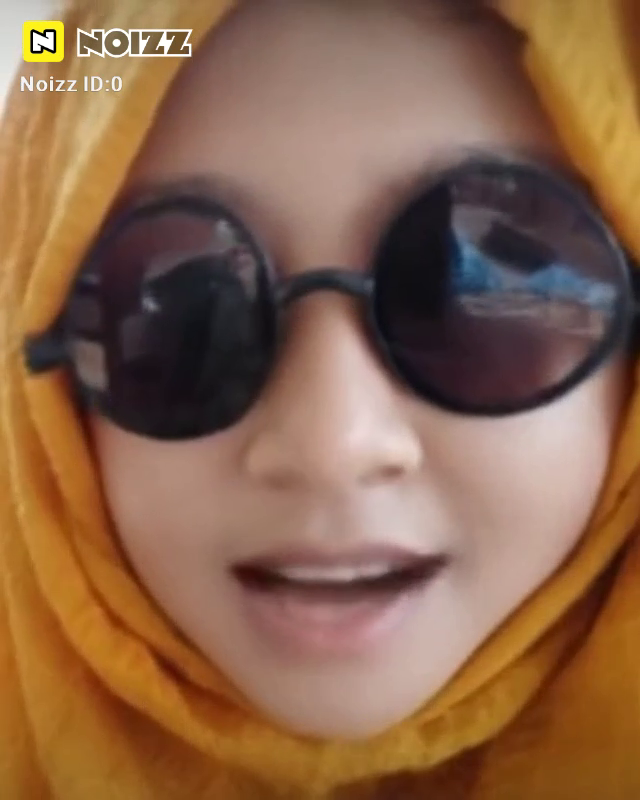
#> input picture frame 14 of VideoCapture/sam.mp4, 640 x 800 px
$ python colorvideo.py
#> lines starting #> are read from the running program, lines starting #| are printed output that depends on the picture
import cv2
import numpy as np

cap = cv2.VideoCapture('/home/samia/Documents/OpenCV/ComputerVision-OpenCv-/VideoCapture/sam.mp4')

#check if camera opened successfully

if(cap.isOpened()==False):
    print("Error opening video file")

#read until video is completed

while(cap.isOpened()):
    #capture frame by frame
    ret,frame=cap.read()
#> frame is the input picture: shape (800, 640, 3); mean B, G, R 74.6, 100.4, 137.5
    if ret == True:
        frame=cv2.cvtColor(frame,cv2.COLOR_BGR2GRAY)
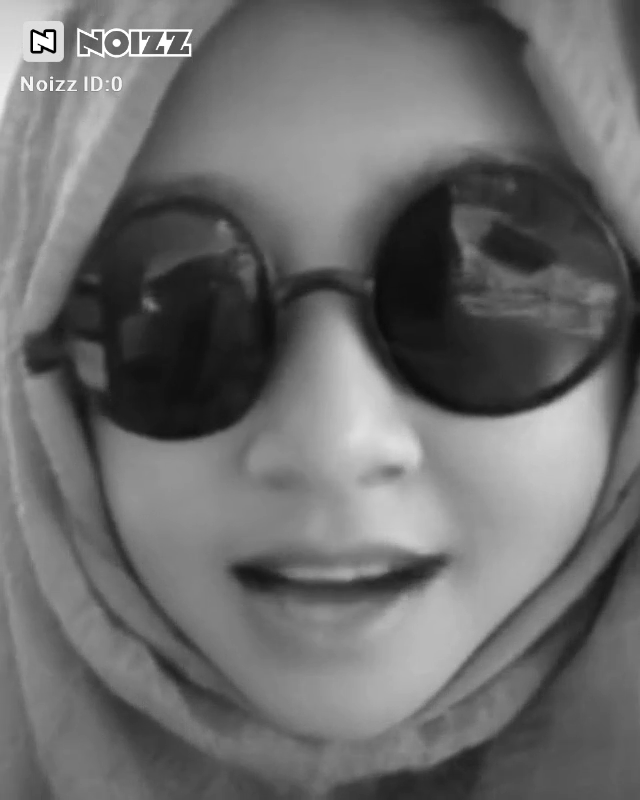
#> frame: shape (800, 640); min 0, max 255, mean 108.5
        cv2.imshow('Frame',frame)
        if cv2.waitKey(1) & 0xFF == ord('q'):
#> (key q is pressed here)
            break
    else:
        break
cap.release()
cv2.destroyAllWindows()

$ run again, starting later in the video
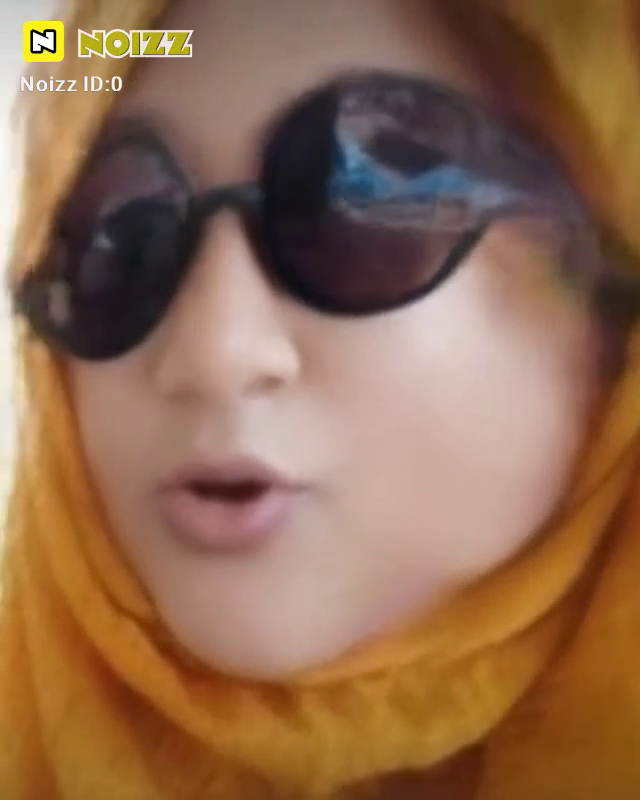
#> input picture frame 67 of VideoCapture/sam.mp4, 640 x 800 px
#> frame is the input picture: shape (800, 640, 3); mean B, G, R 80.1, 106.4, 143.4
#> `frame=cv2.cvtColor(frame,cv2.COLOR_BGR2GRAY)`:
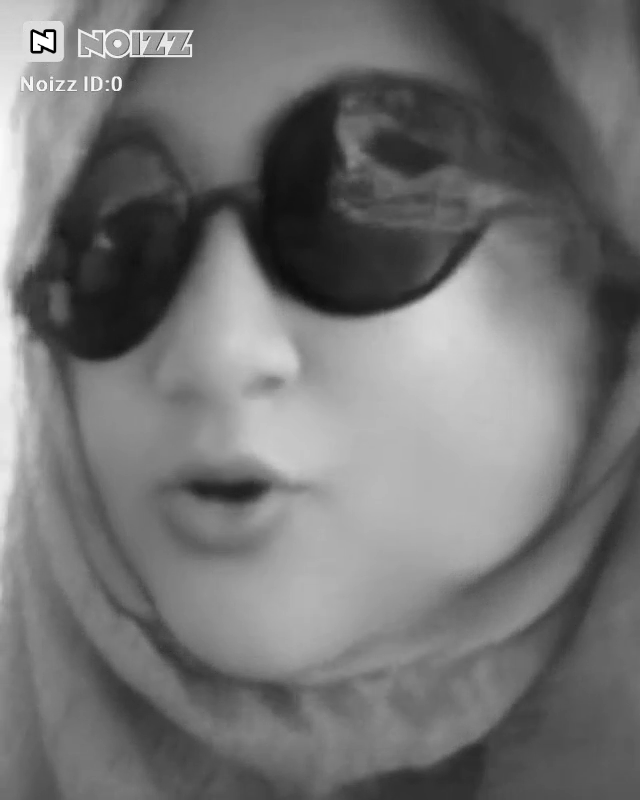
#> frame: shape (800, 640); min 0, max 255, mean 114.4

$ run again, starting later in the video
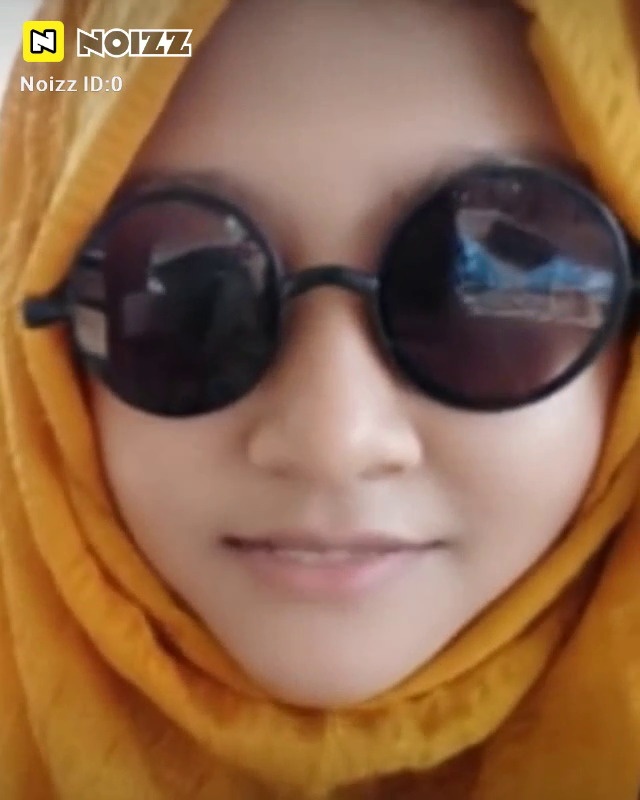
#> input picture frame 119 of VideoCapture/sam.mp4, 640 x 800 px
#> frame is the input picture: shape (800, 640, 3); mean B, G, R 73.9, 102.9, 141.6
#> `frame=cv2.cvtColor(frame,cv2.COLOR_BGR2GRAY)`:
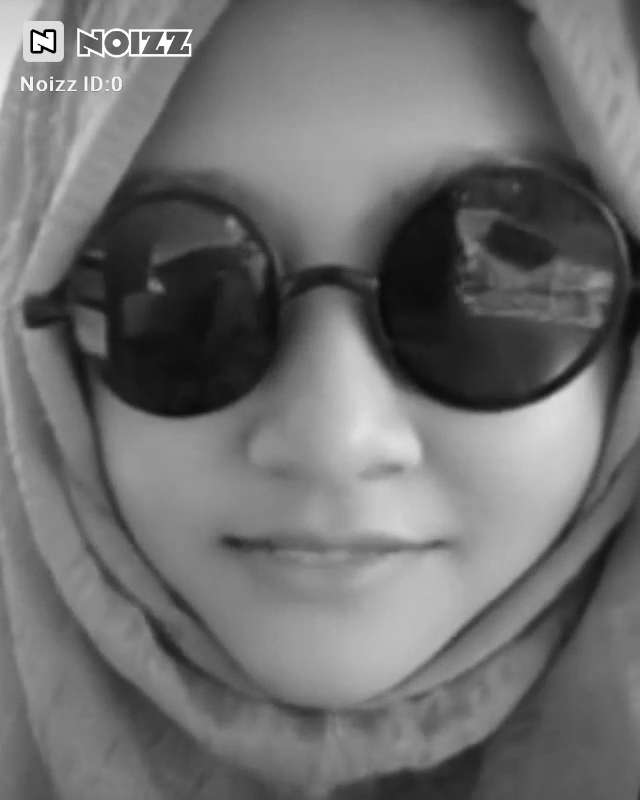
#> frame: shape (800, 640); min 0, max 255, mean 111.1
